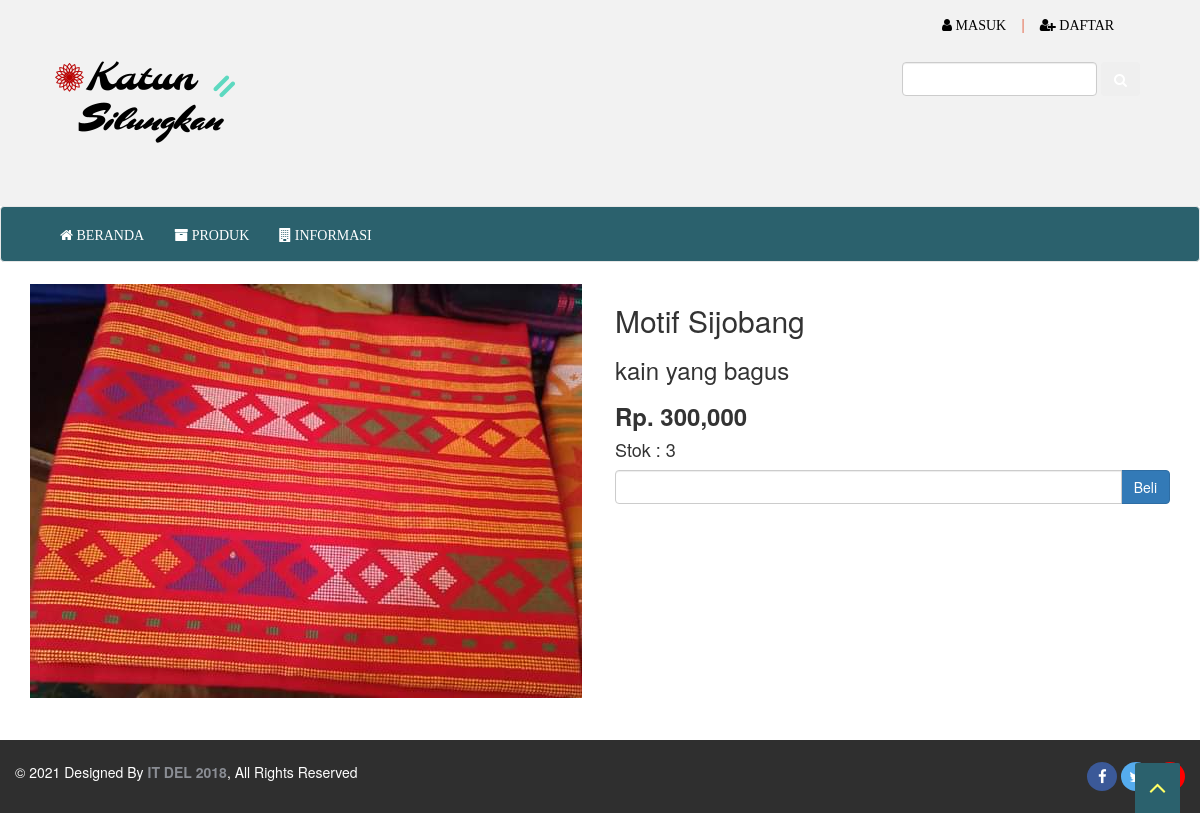
The app's page /detail.php?id=4 with its own data.
### tables this page shows
CREATE TABLE `produk` (
  `id_produk` int(11) NOT NULL,
  `nama_produk` varchar(100) NOT NULL,
  `harga_produk` int(11) NOT NULL,
  `berat` int(11) NOT NULL,
  `foto_produk` varchar(100) NOT NULL,
  `deskripsi_produk` text NOT NULL,
  `stok_produk` int(5) NOT NULL
);

### detail.php (the view, shortened to what this page needs)
<?php
include 'koneksi.php';
?>
<?php
$id_produk = $_GET["id"];
$ambil = $koneksi->query("SELECT * FROM produk WHERE id_produk ='$id_produk'");
$detail = $ambil->fetch_assoc();
 ?>
<!DOCTYPE html>
<html lang="en">
	<head>
		<link rel="stylesheet" href="css/febi.css">
		<link rel="stylesheet" href="css/animate.css">
		<link rel="stylesheet" href="css/font-awesome.css">
		<link rel="stylesheet" href="css/bootstrap.min.css" >
		<link rel="stylesheet" href="css/jquery.bxslider.css">
	</head>
	<body>
		<?php
			require_once(dirname(__FILE__).'/commons/header.php');
		?>
		<?php
			require_once(dirname(__FILE__).'/commons/menubar.php');
		?>
<section class="kontent">
	<div class="container">
		<div class="row">
			<div class="col-md-6">
				<img src="foto_produk/<?php echo $detail["foto_produk"]; ?>" alt="" class="img-responsive">
			</div>
			<div class="col-md-6">
				<h2><?php echo $detail["nama_produk"]; ?></h2>
				<h3><?php echo $detail["deskripsi_produk"]; ?></h3>
				<h3><b>Rp. <?php echo number_format($detail["harga_produk"]); ?></b></h3>
				<h4>Stok : <?php echo $detail["stok_produk"]; ?></h4>
				<form method="post">
					<div class="form-group">
						<div class="input-group">
							<input type="number" min="1" class="form-control" name="jumlah" max="<?php echo $detail['stok_produk']; ?>">
							<div class="input-group-btn">
								<button class="btn btn-primary" name="beli">Beli</button>
							</div>
						</div>
					</div>
				</form>
			</div>
		</div>
	</div>
</section>
<br><br>
<?php
			require_once(dirname(__FILE__).'/commons/footer.php');
		?>
		<a href="#" class="scrollup"><i class="fa fa-angle-up fa-2x active"></i></a>
</body>
</html>

### css/febi.css (style rules this page uses)
body { font-family:Georgia, Times, serif; font-size:14px; font-weight:300; line-height:1.6em; color:#333; }
h1,h2,h3,h4,h5,h6 { color:#333; line-height:1.1em; }
a { text-decoration:none; transition: all 0.1s ease-in-out; -moz-transition: all 0.1s ease-in-out; -webkit-transition: all 0.1s ease-in-out; -o-transition: all 0.1s ease-in-out; outline: none; color:#333; }
.container { padding: 2px 16px; }
.scrollup { position:fixed; width:32px; height:32px; bottom:0px; right:20px; background: #2B616D; -webkit-border-radius: 2px 2px 0 0; -moz-border-radius: 2px 2px 0 0; border-radius: 2px 2px 0 0; }
a.scrollup { outline:0; text-align: center; width:45px; height:50px; }
a.scrollup i { margin-top: 10px; color: #ff6; }
.inner-footer ul li,a { list-style:none; }

### records on screen
produk: foto_produk (picture), nama_produk "Motif Sijobang", deskripsi_produk "kain yang bagus", harga_produk "300,000", stok_produk "3"
